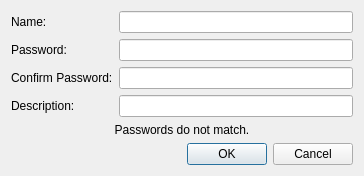
<?xml version="1.0" encoding="UTF-8"?>
<ui version="4.0">
 <class>dialogUser</class>
 <widget class="QDialog" name="dialogUser">
  <property name="geometry">
   <rect>
    <x>0</x>
    <y>0</y>
    <width>364</width>
    <height>135</height>
   </rect>
  </property>
  <property name="windowTitle">
   <string>User</string>
  </property>
  <layout class="QGridLayout" name="gridLayout_2">
   <item row="0" column="0">
    <layout class="QGridLayout" name="gridLayout">
     <item row="0" column="0">
      <widget class="QLabel" name="label">
       <property name="text">
        <string>Name:</string>
       </property>
      </widget>
     </item>
     <item row="0" column="1">
      <widget class="QLineEdit" name="editName"/>
     </item>
     <item row="1" column="0">
      <widget class="QLabel" name="label_3">
       <property name="text">
        <string>Password:</string>
       </property>
      </widget>
     </item>
     <item row="1" column="1">
      <widget class="QLineEdit" name="editPassword">
       <property name="echoMode">
        <enum>QLineEdit::Password</enum>
       </property>
      </widget>
     </item>
     <item row="2" column="0">
      <widget class="QLabel" name="label_4">
       <property name="text">
        <string>Confirm Password:</string>
       </property>
      </widget>
     </item>
     <item row="2" column="1">
      <widget class="QLineEdit" name="editConfirmPassword">
       <property name="echoMode">
        <enum>QLineEdit::Password</enum>
       </property>
      </widget>
     </item>
     <item row="5" column="0" colspan="2">
      <widget class="QLabel" name="labelWarning">
       <property name="text">
        <string>Passwords do not match.</string>
       </property>
       <property name="alignment">
        <set>Qt::AlignCenter</set>
       </property>
      </widget>
     </item>
     <item row="6" column="0" colspan="2">
      <widget class="QDialogButtonBox" name="buttonBox">
       <property name="orientation">
        <enum>Qt::Horizontal</enum>
       </property>
       <property name="standardButtons">
        <set>QDialogButtonBox::Cancel|QDialogButtonBox::Ok</set>
       </property>
      </widget>
     </item>
     <item row="3" column="0">
      <widget class="QLabel" name="label_2">
       <property name="text">
        <string>Description:</string>
       </property>
      </widget>
     </item>
     <item row="3" column="1">
      <widget class="QLineEdit" name="editDescription"/>
     </item>
    </layout>
   </item>
  </layout>
 </widget>
 <resources/>
 <connections>
  <connection>
   <sender>buttonBox</sender>
   <signal>accepted()</signal>
   <receiver>dialogUser</receiver>
   <slot>accept()</slot>
   <hints>
    <hint type="sourcelabel">
     <x>248</x>
     <y>254</y>
    </hint>
    <hint type="destinationlabel">
     <x>157</x>
     <y>274</y>
    </hint>
   </hints>
  </connection>
  <connection>
   <sender>buttonBox</sender>
   <signal>rejected()</signal>
   <receiver>dialogUser</receiver>
   <slot>reject()</slot>
   <hints>
    <hint type="sourcelabel">
     <x>316</x>
     <y>260</y>
    </hint>
    <hint type="destinationlabel">
     <x>286</x>
     <y>274</y>
    </hint>
   </hints>
  </connection>
 </connections>
</ui>
